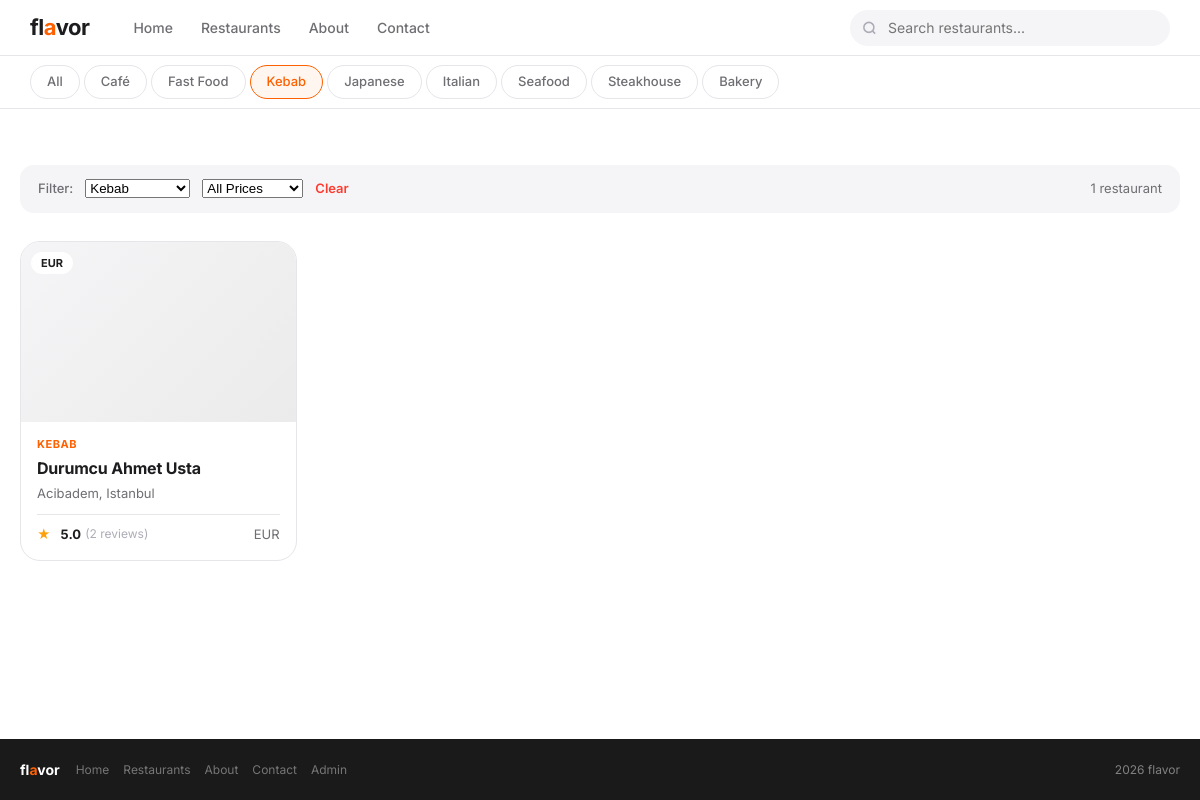
Screenshot of /restaurants/?category=3 with the database file from the repository.
### restaurants/models.py (models this page shows, shortened)
class Category(models.Model):
    name = models.CharField(max_length=100)
    class Meta:
        verbose_name_plural = 'Categories'
    def __str__(self):
        return self.name

class Restaurant(models.Model):
    name = models.CharField(max_length=200)
    description = models.TextField()
    address = models.CharField(max_length=300)
    phone = models.CharField(max_length=20)
    price_range = models.CharField(max_length=1, choices=PRICE_CHOICES, default='2')
    category = models.ForeignKey(Category, on_delete=models.SET_NULL, null=True)
    location = models.ForeignKey(Location, on_delete=models.SET_NULL, null=True)
    created_at = models.DateTimeField(auto_now_add=True)
    def average_rating(self):
        avg = self.reviews.aggregate(avg=Avg('rating'))['avg']
        return round(avg, 1) if avg else None
    def price_display(self):
        return dict(PRICE_CHOICES).get(self.price_range, 'EUR EUR')

class Location(models.Model):
    city = models.CharField(max_length=100)
    district = models.CharField(max_length=100)
    def __str__(self):
        return f'{self.district}, {self.city}'

### restaurants/views.py (the view)
# urls.py: path('restaurants/', views.restaurant_list, name='restaurant_list'),
def restaurant_list(request):
    restaurants = Restaurant.objects.all().order_by('-created_at')
    categories = Category.objects.all()
    q = request.GET.get('q', '')
    category_id = request.GET.get('category', '')
    price = request.GET.get('price', '')
    if q:
        restaurants = restaurants.filter(name__icontains=q) | restaurants.filter(description__icontains=q)
    if category_id:
        restaurants = restaurants.filter(category_id=category_id)
    if price:
        restaurants = restaurants.filter(price_range=price)
    return render(request, 'restaurants/list.html', {
        'restaurants': restaurants,
        'categories': categories,
    })

### templates/restaurants/list.html (shortened to what this page needs)
{% extends 'base.html' %}
{% block content %}
{% if categories %}
<div class="cat-strip">
<div class="cat-inner">
<a href="{% url 'restaurant_list' %}"
class="cat-btn {% if not request.GET.category %}active{% endif %}">All</a>
{% for cat in categories %}
<a href="?category={{ cat.id }}{% if request.GET.q %}&q={{ request.GET.q }}{% endif %}"
class="cat-btn {% if request.GET.category == cat.id|stringformat:'s' %}active{% endif %}">
{{ cat.name }}
</a>
{% endfor %}
</div>
</div>
{% endif %}
<div class="section">
<div class="wrap">
<form method="get">
<div class="filter-bar">
<span class="filter-label">Filter:</span>
<select name="category" class="filter-sel" onchange="this.form.submit()">
<option value="">All Categories</option>{% for cat in categories %}
<option value="{{ cat.id }}"
{% if request.GET.category == cat.id|stringformat:'s' %}selected{% endif %}>
{{ cat.name }}
</option>
{% endfor %}
</select>
<select name="price" class="filter-sel" onchange="this.form.submit()">
<option value="">All Prices</option>
</select>
{% if request.GET.q or request.GET.category or request.GET.price %}
<a href="{% url 'restaurant_list' %}"
style="font-size:13px;color:#ff3b30;font-weight:600;">Clear</a>
{% endif %}
<span style="margin-left:auto;font-size:13px;color:#6e6e73;">
{{ restaurants|length }} restaurant{{ restaurants|length|pluralize }}
</span>
</div>
</form>
{% if restaurants %}
<div class="cards">
{% for r in restaurants %}
<a href="{% url 'restaurant_detail' r.pk %}" class="card">
<div class="card-img">
<span class="card-badge">{{ r.price_display }}</span>
</div>
<div class="card-body">
<div class="card-cat">{{ r.category }}</div>
<div class="card-name">{{ r.name }}</div>
<div class="card-loc">{{ r.location }}</div>
<div class="card-foot">
{% with avg=r.average_rating cnt=r.reviews.count %}
{% if avg %}
<div style="display:flex;align-items:center;gap:4px">
<span class="stars">★</span>
<span class="rating">{{ avg }}</span>
<span class="rev-cnt">({{ cnt }} review{{ cnt|pluralize }})</span>
</div>
{% else %}
<span class="rev-cnt">No reviews yet</span>
{% endif %}
{% endwith %}
<span class="price-tag">{{ r.price_display }}</span>
</div>
</div>
</a>
{% endfor %}
</div>
{% else %}
<div class="empty">
<div class="empty-icon">■</div>
<h3>No results found</h3>
<p>Try different filters.</p>
</div>
{% endif %}
</div>
</div>
{% endblock %}

### static/css/style.css (style rules this page uses)
:root { --font: "Inter", -apple-system, BlinkMacSystemFont, "Segoe UI", Roboto, Helvetica, Arial, sans-serif; --text: #1d1d1f; --text-2: #6e6e73; --text-3: #adadb8; --bg: #ffffff; --bg-2: #f5f5f7; --bg-3: #fafafa; --border: #e5e5ea; --accent: #ff6000; --accent-dk: #e05500; --green: #34c759; --nav-h: 56px; --r: 14px; --r-lg: 20px; --shadow: 0 2px 12px rgba(0,0,0,0.07); --shadow-lg: 0 8px 32px rgba(0,0,0,0.10); }
*, *::before, *::after { box-sizing: border-box; margin: 0; padding: 0; }
html { scroll-behavior: smooth; height: 100%; }
body { font-family: var(--font); color: var(--text); background: var(--bg); -webkit-font-smoothing: antialiased; line-height: 1.5; min-height: 100vh; display: flex; flex-direction: column; }
a { text-decoration: none; color: inherit; }
.cat-strip { background: var(--bg); border-bottom: 1px solid var(--border); overflow-x: auto; scrollbar-width: none; }
.cat-inner { max-width: 1180px; margin: 0 auto; padding: 0 20px; display: flex; gap: 4px; align-items: center; height: 52px; }
.cat-btn { display: inline-flex; align-items: center; gap: 6px; padding: 6px 16px; border-radius: 50px; border: 1.5px solid var(--border); background: var(--bg); font-size: 13px; font-weight: 500; font-family: var(--font); color: var(--text-2); cursor: pointer; white-space: nowrap; transition: all 0.18s; flex-shrink: 0; }
.cat-btn:hover, .cat-btn.active { border-color: var(--accent); color: var(--accent); background: rgba(255,96,0,0.06); }
.section { padding: 56px 20px; }
.wrap { max-width: 1180px; margin: 0 auto; }
.cards { display: grid; grid-template-columns: repeat(auto-fill, minmax(268px, 1fr)); gap: 18px; }
.card { background: var(--bg); border: 1px solid var(--border); border-radius: var(--r-lg); overflow: hidden; transition: transform 0.22s, box-shadow 0.22s; cursor: pointer; }
.card-img { height: 180px; background: linear-gradient(135deg, #f5f5f7, #ebebeb); display: flex; align-items: center; justify-content: center; font-size: 52px; overflow: hidden; position: relative; }
.card-badge { position: absolute; top: 10px; left: 10px; background: rgba(255,255,255,0.92); backdrop-filter: blur(8px); border-radius: 50px; padding: 3px 10px; font-size: 11px; font-weight: 700; color: var(--text); }
.card-body { padding: 14px 16px 16px; }
.card-cat { font-size: 11px; font-weight: 700; color: var(--accent); text-transform: uppercase; letter-spacing: 0.05em; margin-bottom: 4px; }
.card-name { font-size: 16px; font-weight: 700; letter-spacing: -0.2px; margin-bottom: 4px; white-space: nowrap; overflow: hidden; text-overflow: ellipsis; }
.card-loc { font-size: 13px; color: var(--text-2); margin-bottom: 10px; }
.card-foot { font-size: 12px; border-top: 1px solid var(--border); display: flex; align-items: center; justify-content: space-between; padding-top: 10px; }
.stars { color: #ff9f0a; font-size: 13px; letter-spacing: 1px; }
.rating { font-size: 13px; font-weight: 700; margin-left: 5px; }
.rev-cnt { font-size: 12px; color: var(--text-3); }
.price-tag { font-size: 13px; color: var(--text-2); }
.filter-bar { background: var(--bg-2); border-radius: var(--r); padding: 14px 18px; display: flex; gap: 12px; align-items: center; flex-wrap: wrap; margin-bottom: 28px; }
.filter-label { font-size: 13px; color: var(--text-2); font-weight: 500; }

### rows the page displays
Category: name "Café"
Category: name "Fast Food"
Category: name "Kebab"
Category: name "Japanese"
Category: name "Italian"
Category: name "Seafood"
Category: name "Steakhouse"
Category: name "Bakery"
Restaurant: price_display "EUR", category "KEBAB", name "Durumcu Ahmet Usta", location "Acibadem, Istanbul", average_rating "5.0", reviews.count "2"

### other values shown
{{ restaurants|length }} "1"
form field category "Kebab"
